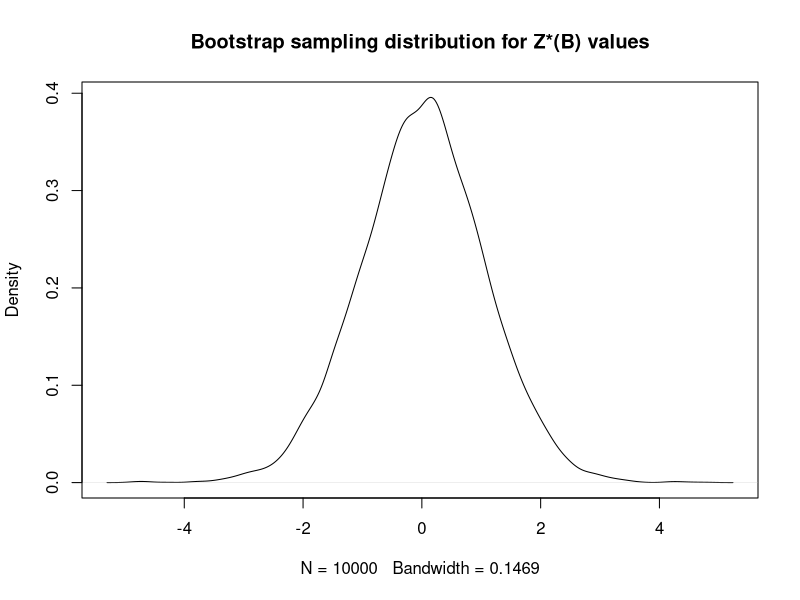

The R source for this figure:
##---------------------------------------------
##  Project: BIOS 662 Homework 3 - R Code
##
##  Author: Alvaro C. Quijano-Angarita
##
##  PID: 730500507
##
##  Date: September 13, 2021
##
##---------------------------------------------

### loading libraries
library(ggplot2)
library(dplyr)

## Reading data from folder
df = read.table('HW3/data/HW3_CHOL.txt')
names(df) = c('Gender', 'Age','Cholesterol', 'CHD_Event') ## Assigning column names
df %>%  head() ### Displaying first 5 records in the dataset

### Extracting the information about mean, sd and count by CHD_event variable
options(pillar.sigfig=5)
df %>%  group_by(CHD_Event) %>% summarise(mu = round(mean(Cholesterol),2 ), 
                                          sd = sd(Cholesterol), 
                                          var = var(Cholesterol),
                                          n = n())
### Result
# A tibble: 2 x 4
# CHD_Event    mu    sd   var     n
# <int> <dbl> <dbl> <dbl> <int>
#   1         0 199.85 35.87 1287.   460
#   2         1 213.02 33.28 1107.    40
sqrt(1107)
Sp2 = ((39*(33.3^2)) + (459*(35.9^2)) ) / 498
Sp2
Sp = sqrt(Sp2); Sp
# [1] 35.70322

tc = (213.02 - 199.85) / ( Sp * sqrt( (1/40) + (1/460)  ) ); tc
# [1] 2.237702

2* (1 - pt(2.2404, 498))
### Validating results with t.test function
x = df %>% 
  filter(CHD_Event == 1)  %>% 
  select(Cholesterol)
y = df %>% 
  filter(CHD_Event == 0)  %>% 
  select(Cholesterol)

t.test(x, y , var.equal = TRUE )

## T-student quantiles

qt(0.975, 498) # 1.964739
qt(0.025, 498) # -1.964739



#### b) Variances test 

Fc = var(y$Cholesterol)/  var(x$Cholesterol); Fc
# [1] 1.162018

Ft = qf(0.975, df1 = 459, 39); Ft
# [1] 1.672317

Ft2 = qf(0.025, df1 = 459, 39); Ft2
# [1] 0.6559809

### c) Bootstrap method

db = df %>%  
  filter(Gender == 'M' & 
           CHD_Event == 1 ) %>% 
  .$Cholesterol
nb = length(db); nb
meanb = mean(db); meanb
varb  = var(db); varb
Zb = vector()

## Boostrap method
### 10.000 simulations
for(i in 1:10000){
  sampleb = sample(db, 
                   size = nb, 
                   replace = T)
  Zb[i] = (mean(sampleb) - meanb ) / sqrt( var(sampleb) / nb )
}

### Plotting the sampling distirbution for z*(i) values
plot(density(Zb), 
     main = "Bootstrap sampling distribution for Z*(B) values")

### Computing bootstrap quantiles

upper.t = quantile(Zb, 0.975); upper.t
# quantile 97.5% 
# 2.016324 

lower.t = quantile(Zb, 0.025); lower.t
# quantile 2.5% 
# -2.116028 

#### Approximate 95% interval
lower.y = meanb + lower.t*sqrt(varb/nb); lower.y
upper.y = meanb + upper.t*sqrt(varb/nb); upper.y

print(paste0("(", 
             round(lower.y,4) , 
             ", ", 
             round(upper.y,4), ")" ))

### Median confidence interval

dMo = df %>%  
  filter(Gender == 'F' & 
           CHD_Event == 1 ) %>% 
  .$Cholesterol

